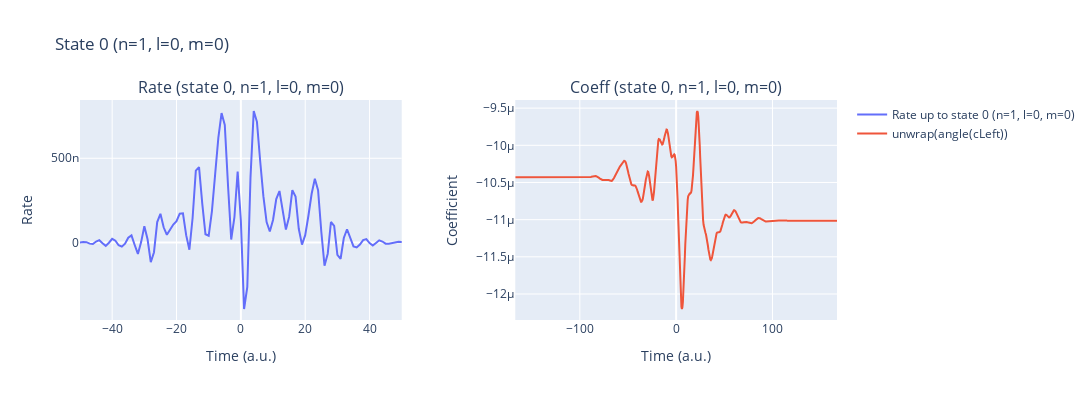

Write notebook code for a chart like this one.
### Code cell
laser_pulses.add_pulse(params['lam0'], params['intensity'], params['cep'], params['lam0']/ AtomicUnits.nm / AtomicUnits.speed_of_light)
t_min, t_max = laser_pulses.get_time_interval()
time_recon_0= np.arange(int(t_min), int(t_max)+1, 1.)

rateExcited_0 = IonRate(time_recon_0, laser_pulses, params, dT=0.5, kernel_type='exact_SFA', excitedStates=1, coeffType="numerical", gauge="length", get_p_only=True, only_c0_is_1_rest_normal=True)

laser_pulses.reset()

### Figure 1 — Plotly figure (JSON) as saved in the notebook; plotly's stock layout.template omitted (floating-point values rounded to 4 significant figures; data arrays with more than 128 entries replaced by an {"elided": "..."} marker saying what was removed)
{"data": [{"mode": "lines", "name": "Rate up to state 0 (n=1, l=0, m=0)", "type": "scatter", "x": {"elided": "333 int values"}, "xaxis": "x", "y": {"elided": "333 float values"}, "yaxis": "y"}, {"mode": "lines", "name": "unwrap(angle(cLeft))", "type": "scatter", "x": {"elided": "669 float values"}, "xaxis": "x2", "y": {"elided": "669 float values"}, "yaxis": "y2"}], "layout": {"annotations": [{"font": {"size": 16}, "showarrow": false, "text": "Rate (state 0, n=1, l=0, m=0)", "x": 0.2125, "xanchor": "center", "xref": "paper", "y": 1, "yanchor": "bottom", "yref": "paper"}, {"font": {"size": 16}, "showarrow": false, "text": "Coeff (state 0, n=1, l=0, m=0)", "x": 0.7875, "xanchor": "center", "xref": "paper", "y": 1, "yanchor": "bottom", "yref": "paper"}], "height": 400, "title": {"text": "State 0 (n=1, l=0, m=0)"}, "width": 1200, "xaxis": {"anchor": "y", "domain": [0, 0.425], "range": [-50, 50], "title": {"text": "Time (a.u.)"}}, "xaxis2": {"anchor": "y2", "domain": [0.575, 1], "title": {"text": "Time (a.u.)"}}, "yaxis": {"anchor": "x", "domain": [0, 1], "title": {"text": "Rate"}}, "yaxis2": {"anchor": "x2", "domain": [0, 1], "title": {"text": "Coefficient"}}}}
